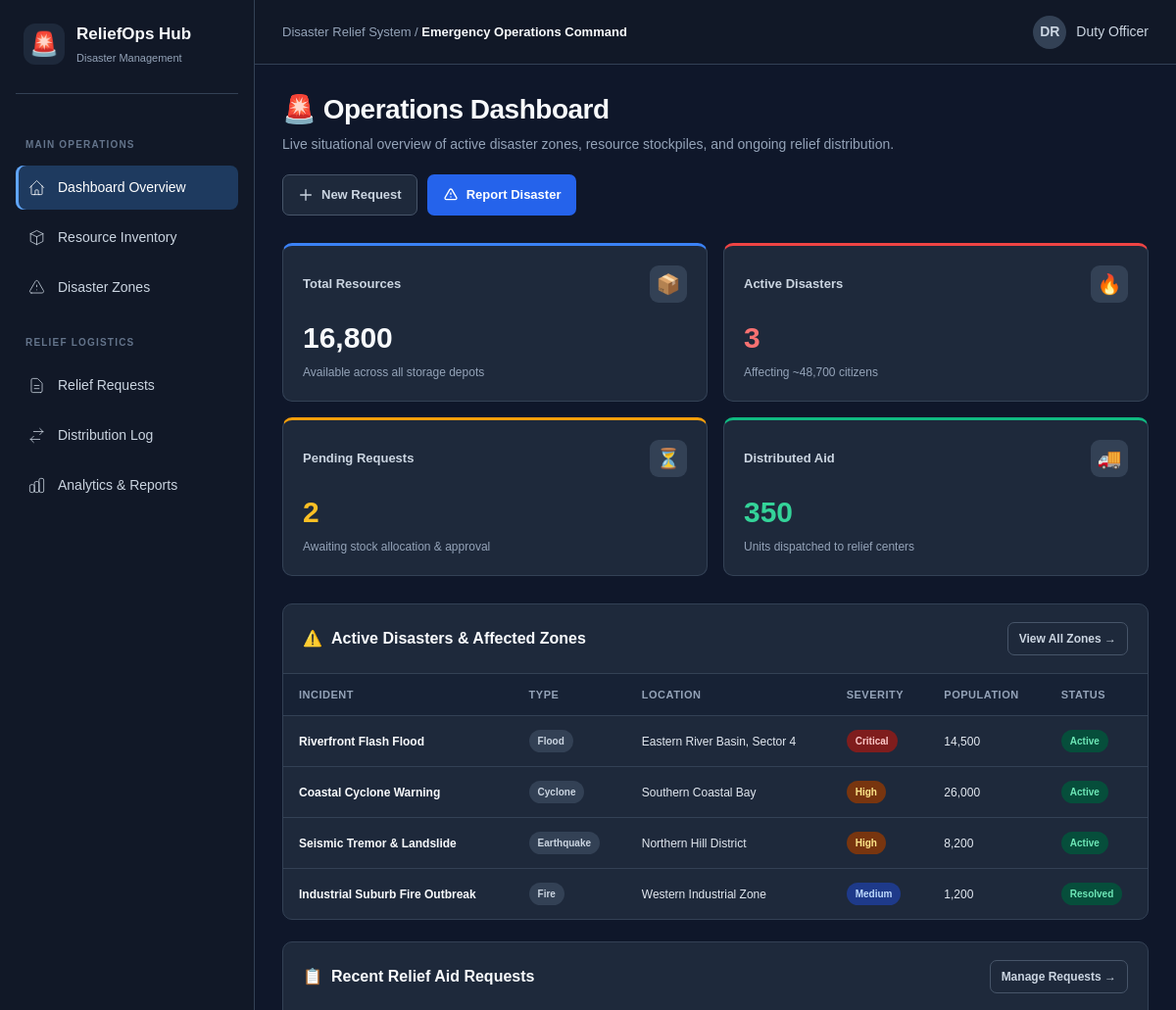
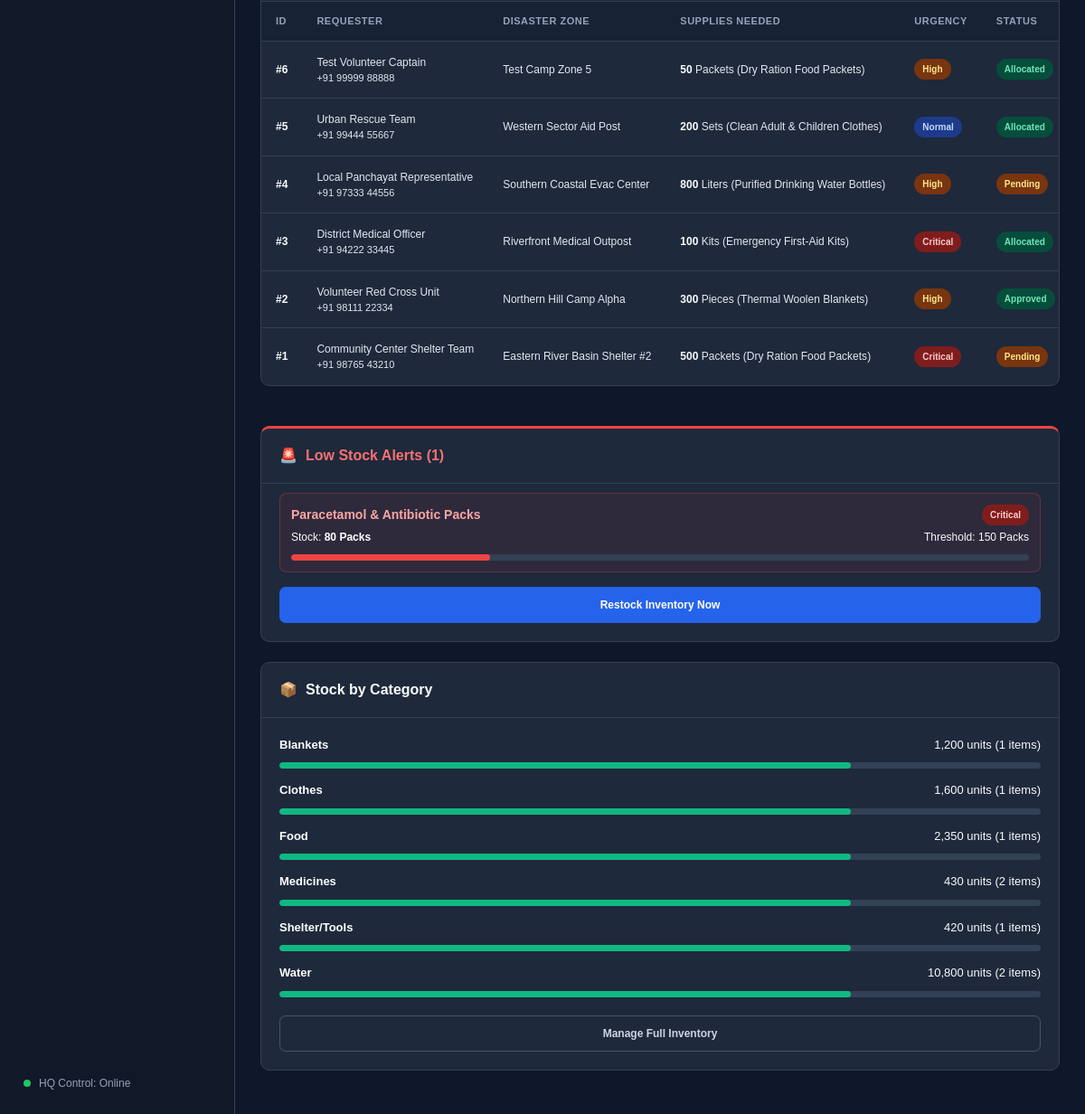
/dashboard, run on the app's committed database (2 pictures, top to bottom).
### tables this page shows
CREATE TABLE disasters (
            id INTEGER PRIMARY KEY AUTOINCREMENT,
            title TEXT NOT NULL,
            type TEXT NOT NULL,
            location TEXT NOT NULL,
            severity TEXT NOT NULL,
            affected_population INTEGER DEFAULT 0,
            status TEXT NOT NULL DEFAULT 'Active',
            date_reported TEXT NOT NULL,
            notes TEXT
        );

CREATE TABLE relief_requests (
            id INTEGER PRIMARY KEY AUTOINCREMENT,
            requester_name TEXT NOT NULL,
            contact_number TEXT NOT NULL,
            disaster_id INTEGER,
            location TEXT NOT NULL,
            item_id INTEGER,
            quantity INTEGER NOT NULL,
            urgency TEXT NOT NULL,
            status TEXT NOT NULL DEFAULT 'Pending',
            request_date TEXT NOT NULL,
            notes TEXT,
            FOREIGN KEY (disaster_id) REFERENCES disasters(id) ON DELETE SET NULL,
            FOREIGN KEY (item_id) REFERENCES inventory(id) ON DELETE SET NULL
        );

CREATE TABLE inventory (
            id INTEGER PRIMARY KEY AUTOINCREMENT,
            item_name TEXT NOT NULL,
            category TEXT NOT NULL,
            quantity INTEGER NOT NULL DEFAULT 0,
            unit TEXT NOT NULL,
            threshold INTEGER NOT NULL DEFAULT 50,
            storage_location TEXT NOT NULL,
            last_updated TEXT NOT NULL
        );

### app.py (the view)
@app.route('/')
@app.route('/dashboard')
def dashboard():
    metrics = get_dashboard_metrics()
    conn = get_db_connection()
    disasters = conn.execute('''
        SELECT * FROM disasters
        ORDER BY CASE severity
            WHEN 'Critical' THEN 1
            WHEN 'High' THEN 2
            WHEN 'Medium' THEN 3
            ELSE 4 END, id DESC
        LIMIT 5
    ''').fetchall()
    requests_list = conn.execute('''
        SELECT r.*, d.title AS disaster_title, i.item_name, i.unit
        FROM relief_requests r
        LEFT JOIN disasters d ON r.disaster_id = d.id
        LEFT JOIN inventory i ON r.item_id = i.id
        ORDER BY r.id DESC
        LIMIT 6
    ''').fetchall()
    low_stock_items = conn.execute('''
        SELECT * FROM inventory
        WHERE quantity <= threshold
        ORDER BY quantity ASC
    ''').fetchall()
    category_summary = conn.execute('''
        SELECT category, SUM(quantity) as total_qty, COUNT(*) as item_count
        FROM inventory
        GROUP BY category
    ''').fetchall()
    conn.close()
    return render_template(
        'dashboard.html',
        metrics=metrics,
        disasters=disasters,
        requests=requests_list,
        low_stock_items=low_stock_items,
        category_summary=category_summary,
        page='dashboard'
    )

### database.py (called while the page is built)
def get_db_path():
    return os.path.join(os.path.dirname(os.path.abspath(__file__)), DATABASE_NAME)

def get_db_connection():
    conn = sqlite3.connect(get_db_path())
    conn.row_factory = sqlite3.Row
    conn.execute("PRAGMA foreign_keys = ON")
    return conn

### templates/dashboard.html (shortened to what this page needs)
{% extends 'base.html' %}
{% block breadcrumb %}Emergency Operations Command{% endblock %}
{% block content %}
<div class="page-header">
  <div class="header-title-box">
    <h1>🚨 Operations Dashboard</h1>
    <p>Live situational overview of active disaster zones, resource stockpiles, and ongoing relief distribution.</p>
  </div>
  <div class="header-actions">
    <a href="{{ url_for('relief_requests') }}" class="btn btn-secondary">
      <svg width="16" height="16" fill="none" stroke="currentColor" viewBox="0 0 24 24"><path stroke-linecap="round" stroke-linejoin="round" stroke-width="2" d="M12 4v16m8-8H4"/></svg>
      New Request
    </a>
    <a href="{{ url_for('disasters') }}" class="btn btn-primary">
      <svg width="16" height="16" fill="none" stroke="currentColor" viewBox="0 0 24 24"><path stroke-linecap="round" stroke-linejoin="round" stroke-width="2" d="M12 9v2m0 4h.01m-6.938 4h13.856c1.54 0 2.502-1.667 1.732-3L13.732 4c-.77-1.333-2.694-1.333-3.464 0L3.34 16c-.77 1.333.192 3 1.732 3z"/></svg>
      Report Disaster
    </a>
  </div>
</div>
<div class="metrics-grid">
  <div class="metric-card" style="--card-accent: #3b82f6;">
    <div class="metric-header">
      <span class="metric-title">Total Resources</span>
      <div class="metric-icon-wrap">📦</div>
    </div>
    <div class="metric-value">{{ "{:,}".format(metrics.total_resources) }}</div>
    <div class="metric-footer">
      <span>Available across all storage depots</span>
    </div>
  </div>
  <div class="metric-card" style="--card-accent: #ef4444;">
    <div class="metric-header">
      <span class="metric-title">Active Disasters</span>
      <div class="metric-icon-wrap">🔥</div>
    </div>
    <div class="metric-value" style="color: #f87171;">{{ metrics.active_disasters }}</div>
    <div class="metric-footer">
      <span>Affecting ~{{ "{:,}".format(metrics.total_affected_population) }} citizens</span>
    </div>
  </div>
  <div class="metric-card" style="--card-accent: #f59e0b;">
    <div class="metric-header">
      <span class="metric-title">Pending Requests</span>
      <div class="metric-icon-wrap">⏳</div>
    </div>
    <div class="metric-value" style="color: #fbbf24;">{{ metrics.pending_requests }}</div>
    <div class="metric-footer">
      <span>Awaiting stock allocation & approval</span>
    </div>
  </div>
  <div class="metric-card" style="--card-accent: #10b981;">
    <div class="metric-header">
      <span class="metric-title">Distributed Aid</span>
      <div class="metric-icon-wrap">🚚</div>
    </div>
    <div class="metric-value" style="color: #34d399;">{{ "{:,}".format(metrics.total_distributed) }}</div>
    <div class="metric-footer">
      <span>Units dispatched to relief centers</span>
    </div>
  </div>
</div>
<div class="dashboard-columns">
  <div class="col-main">
    <div class="panel-card">
      <div class="panel-header">
        <h2 class="panel-title">
          <span>⚠️</span> Active Disasters & Affected Zones
        </h2>
        <a href="{{ url_for('disasters') }}" class="btn btn-secondary btn-sm">View All Zones &rarr;</a>
      </div>
      <div class="table-responsive">
        <table class="custom-table">
          <thead>
            <tr>
              <th>Incident</th>
              <th>Type</th>
              <th>Location</th>
              <th>Severity</th>
              <th>Population</th>
              <th>Status</th>
            </tr>
          </thead>
          <tbody>
            {% for d in disasters %}
            <tr>
              <td><strong>{{ d.title }}</strong></td>
              <td><span class="category-pill">{{ d.type }}</span></td>
              <td>{{ d.location }}</td>
              <td>
                <span class="badge badge-{{ d.severity | lower }}">
                  {{ d.severity }}
                </span>
              </td>
              <td>{{ "{:,}".format(d.affected_population) }}</td>
              <td>
                <span class="badge badge-{{ d.status | lower }}">
                  {{ d.status }}
                </span>
              </td>
            </tr>
            {% else %}
            <tr>
              <td colspan="6" style="text-align: center; color: var(--text-dim); padding: 24px;">No active disaster records found.</td>
            </tr>
            {% endfor %}
          </tbody>
        </table>
      </div>
    </div>
    <div class="panel-card">
      <div class="panel-header">
        <h2 class="panel-title">
          <span>📋</span> Recent Relief Aid Requests
        </h2>
        <a href="{{ url_for('relief_requests') }}" class="btn btn-secondary btn-sm">Manage Requests &rarr;</a>
      </div>
      <div class="table-responsive">
        <table class="custom-table">
          <thead>
            <tr>
              <th>ID</th>
              <th>Requester</th>
              <th>Disaster Zone</th>
              <th>Supplies Needed</th>
              <th>Urgency</th>
              <th>Status</th>
            </tr>
          </thead>
          <tbody>
            {% for req in requests %}
            <tr>
              <td><strong>#{{ req.id }}</strong></td>
              <td>
                <div>{{ req.requester_name }}</div>
                <div style="font-size: 11px; color: var(--text-dim);">{{ req.contact_number }}</div>
              </td>
              <td>{{ req.location }}</td>
              <td>
                <strong>{{ req.quantity }}</strong> {{ req.unit }} ({{ req.item_name }})
              </td>
              <td>
                <span class="badge badge-{{ req.urgency | lower }}">{{ req.urgency }}</span>
              </td>
              <td>
                <span class="badge badge-{{ req.status | lower }}">{{ req.status }}</span>
              </td>
            </tr>
            {% else %}
            <tr>
              <td colspan="6" style="text-align: center; color: var(--text-dim); padding: 24px;">No requests submitted yet.</td>
            </tr>
            {% endfor %}
          </tbody>
        </table>
      </div>
    </div>
  </div>
  <div class="col-side">
    <div class="panel-card" style="border-top: 3px solid #ef4444;">
      <div class="panel-header">
        <h2 class="panel-title" style="color: #f87171;">
          <span>🚨</span> Low Stock Alerts ({{ low_stock_items | length }})
        </h2>
      </div>
      <div class="panel-body" style="padding-top: 10px;">
        {% if low_stock_items %}
          <div style="display: flex; flex-direction: column; gap: 14px;">
            {% for item in low_stock_items %}
            <div style="background: rgba(239, 68, 68, 0.08); border: 1px solid rgba(239, 68, 68, 0.3); padding: 12px; border-radius: 8px;">
              <div style="display: flex; justify-content: space-between; align-items: center; margin-bottom: 4px;">
                <strong style="color: #fca5a5; font-size: 14px;">{{ item.item_name }}</strong>
                <span class="badge badge-critical">Critical</span>
              </div>
              <div style="font-size: 12px; color: var(--text-muted); display: flex; justify-content: space-between;">
                <span>Stock: <strong style="color: #ffffff;">{{ item.quantity }} {{ item.unit }}</strong></span>
                <span>Threshold: {{ item.threshold }} {{ item.unit }}</span>
              </div>
              <div class="stock-bar-wrap">
                {% set pct = (item.quantity / item.threshold * 50) | round | int %}
                <div class="stock-bar critical" style="width: {{ pct if pct <= 100 else 100 }}%;"></div>
              </div>
            </div>
            {% endfor %}
          </div>
          <div style="margin-top: 16px;">
            <a href="{{ url_for('inventory') }}" class="btn btn-primary" style="width: 100%; font-size: 12px;">Restock Inventory Now</a>
          </div>
        {% else %}
          <div style="text-align: center; color: #10b981; padding: 20px 0;">
            <div style="font-size: 28px; margin-bottom: 6px;">✅</div>
            <strong>All supplies above safety thresholds.</strong>
            <p style="font-size: 12px; color: var(--text-dim); margin-top: 4px;">No immediate shortages detected.</p>
          </div>
        {% endif %}
      </div>
    </div>
    <div class="panel-card">
      <div class="panel-header">
        <h2 class="panel-title">
          <span>📦</span> Stock by Category
        </h2>
      </div>
      <div class="panel-body">
        <div style="display: flex; flex-direction: column; gap: 14px;">
          {% for cat in category_summary %}
          <div>
            <div style="display: flex; justify-content: space-between; font-size: 13px; margin-bottom: 6px;">
              <span style="font-weight: 600; color: #ffffff;">{{ cat.category }}</span>
              <span style="color: var(--text-muted);">{{ "{:,}".format(cat.total_qty) }} units ({{ cat.item_count }} items)</span>
            </div>
            <div class="stock-bar-wrap">
              <div class="stock-bar" style="width: 75%;"></div>
            </div>
          </div>
          {% endfor %}
        </div>
        <div style="margin-top: 20px;">
          <a href="{{ url_for('inventory') }}" class="btn btn-secondary" style="width: 100%; font-size: 12px;">Manage Full Inventory</a>
        </div>
      </div>
    </div>
  </div>
</div>
{% endblock %}

### templates/base.html (shortened to what this page needs)
<!DOCTYPE html>
<html lang="en">
<head>
  <link rel="stylesheet" href="{{ url_for('static', filename='css/style.css') }}">
</head>
<body>
  <div class="app-layout">
    <aside class="sidebar" id="appSidebar">
      <div class="sidebar-header">
        <div class="brand-icon">🚨</div>
        <div>
          <div class="brand-title">ReliefOps Hub</div>
          <div class="brand-subtitle">Disaster Management</div>
        </div>
      </div>
      <nav class="sidebar-nav">
        <div class="nav-category">Main Operations</div>
        <a href="{{ url_for('dashboard') }}" class="nav-link {% if page == 'dashboard' %}active{% endif %}">
          <svg fill="none" stroke="currentColor" viewBox="0 0 24 24">
            <path stroke-linecap="round" stroke-linejoin="round" d="M3 12l2-2m0 0l7-7 7 7M5 10v10a1 1 0 001 1h3m10-11l2 2m-2-2v10a1 1 0 01-1 1h-3m-6 0a1 1 0 001-1v-4a1 1 0 011-1h2a1 1 0 011 1v4a1 1 0 001 1m-6 0h6"/>
          </svg>
          Dashboard Overview
        </a>
        <a href="{{ url_for('inventory') }}" class="nav-link {% if page == 'inventory' %}active{% endif %}">
          <svg fill="none" stroke="currentColor" viewBox="0 0 24 24">
            <path stroke-linecap="round" stroke-linejoin="round" d="M20 7l-8-4-8 4m16 0l-8 4m8-4v10l-8 4m0-10L4 7m8 4v10M4 7v10l8 4"/>
          </svg>
          Resource Inventory
        </a>
        <a href="{{ url_for('disasters') }}" class="nav-link {% if page == 'disasters' %}active{% endif %}">
          <svg fill="none" stroke="currentColor" viewBox="0 0 24 24">
            <path stroke-linecap="round" stroke-linejoin="round" d="M12 9v2m0 4h.01m-6.938 4h13.856c1.54 0 2.502-1.667 1.732-3L13.732 4c-.77-1.333-2.694-1.333-3.464 0L3.34 16c-.77 1.333.192 3 1.732 3z"/>
          </svg>
          Disaster Zones
        </a>
        <div class="nav-category">Relief Logistics</div>
        <a href="{{ url_for('relief_requests') }}" class="nav-link {% if page == 'requests' %}active{% endif %}">
          <svg fill="none" stroke="currentColor" viewBox="0 0 24 24">
            <path stroke-linecap="round" stroke-linejoin="round" d="M9 12h6m-6 4h6m2 5H7a2 2 0 01-2-2V5a2 2 0 012-2h5.586a1 1 0 01.707.293l5.414 5.414a1 1 0 01.293.707V19a2 2 0 01-2 2z"/>
          </svg>
          Relief Requests
        </a>
        <a href="{{ url_for('distribution') }}" class="nav-link {% if page == 'distribution' %}active{% endif %}">
          <svg fill="none" stroke="currentColor" viewBox="0 0 24 24">
            <path stroke-linecap="round" stroke-linejoin="round" d="M8 7h12m0 0l-4-4m4 4l-4 4m0 6H4m0 0l4 4m-4-4l4-4"/>
          </svg>
          Distribution Log
        </a>
        <a href="{{ url_for('reports') }}" class="nav-link {% if page == 'reports' %}active{% endif %}">
          <svg fill="none" stroke="currentColor" viewBox="0 0 24 24">
            <path stroke-linecap="round" stroke-linejoin="round" d="M9 19v-6a2 2 0 00-2-2H5a2 2 0 00-2 2v6a2 2 0 002 2h2a2 2 0 002-2zm0 0V9a2 2 0 012-2h2a2 2 0 012 2v10m-6 0a2 2 0 002 2h2a2 2 0 002-2m0 0V5a2 2 0 012-2h2a2 2 0 012 2v14a2 2 0 01-2 2h-2a2 2 0 01-2-2z"/>
          </svg>
          Analytics & Reports
        </a>
      </nav>
      <div class="sidebar-footer">
        <span class="live-indicator"></span>
        <span>HQ Control: Online</span>
      </div>
    </aside>
    <div class="main-wrapper">
      <header class="top-navbar">
        <div class="navbar-left">
          <div class="page-breadcrumb">
            Disaster Relief System / <span>{% block breadcrumb %}Dashboard{% endblock %}</span>
          </div>
        </div>
        <div class="navbar-right">
          <div class="user-badge">
            <div class="user-avatar">DR</div>
            <span>Duty Officer</span>
          </div>
        </div>
      </header>
      <main class="content-area">
        {% block content %}{% endblock %}
      </main>
    </div>
  </div>
</body>
</html>

### data on the page
disasters: title "Riverfront Flash Flood", type "Flood", location "Eastern River Basin, Sector 4", severity "Critical", affected_population "14,500", status "Active"
disasters: title "Coastal Cyclone Warning", type "Cyclone", location "Southern Coastal Bay", severity "High", affected_population "26,000", status "Active"
disasters: title "Seismic Tremor & Landslide", type "Earthquake", location "Northern Hill District", severity "High", affected_population "8,200", status "Active"
disasters: title "Industrial Suburb Fire Outbreak", type "Fire", location "Western Industrial Zone", severity "Medium", affected_population "1,200", status "Resolved"
relief_requests: id "6", requester_name "Test Volunteer Captain", contact_number "+91 99999 88888", location "Test Camp Zone 5", quantity "50", unit "Packets", item_name "Dry Ration Food Packets", urgency "High", status "Allocated"
relief_requests: id "5", requester_name "Urban Rescue Team", contact_number "+91 99444 55667", location "Western Sector Aid Post", quantity "200", unit "Sets", item_name "Clean Adult & Children Clothes", urgency "Normal", status "Allocated"
relief_requests: id "4", requester_name "Local Panchayat Representative", contact_number "+91 97333 44556", location "Southern Coastal Evac Center", quantity "800", unit "Liters", item_name "Purified Drinking Water Bottles", urgency "High", status "Pending"
relief_requests: id "3", requester_name "District Medical Officer", contact_number "+91 94222 33445", location "Riverfront Medical Outpost", quantity "100", unit "Kits", item_name "Emergency First-Aid Kits", urgency "Critical", status "Allocated"
relief_requests: id "2", requester_name "Volunteer Red Cross Unit", contact_number "+91 98111 22334", location "Northern Hill Camp Alpha", quantity "300", unit "Pieces", item_name "Thermal Woolen Blankets", urgency "High", status "Approved"
relief_requests: id "1", requester_name "Community Center Shelter Team", contact_number "+91 98765 43210", location "Eastern River Basin Shelter #2", quantity "500", unit "Packets", item_name "Dry Ration Food Packets", urgency "Critical", status "Pending"
inventory: item_name "Paracetamol & Antibiotic Packs", quantity "80", unit "Packs", threshold "150", {{ pct if pct <= 100 else 100 }} 27 (drawn)
inventory: category "Blankets", total_qty "1,200", item_count "1"
inventory: category "Clothes", total_qty "1,600", item_count "1"
inventory: category "Food", total_qty "2,350", item_count "1"
inventory: category "Shelter/Tools", total_qty "420", item_count "1"

### other printed values
{{ "{:,}".format(metrics.total_resources) }} "16,800"
{{ metrics.active_disasters }} "3"
{{ "{:,}".format(metrics.total_affected_population) }} "48,700"
{{ metrics.pending_requests }} "2"
{{ "{:,}".format(metrics.total_distributed) }} "350"
{{ low_stock_items | length }} "1"
{{ cat.category }} "Medicines" "Water"
{{ "{:,}".format(cat.total_qty) }} "430" "10,800"
{{ cat.item_count }} "2" "2"
